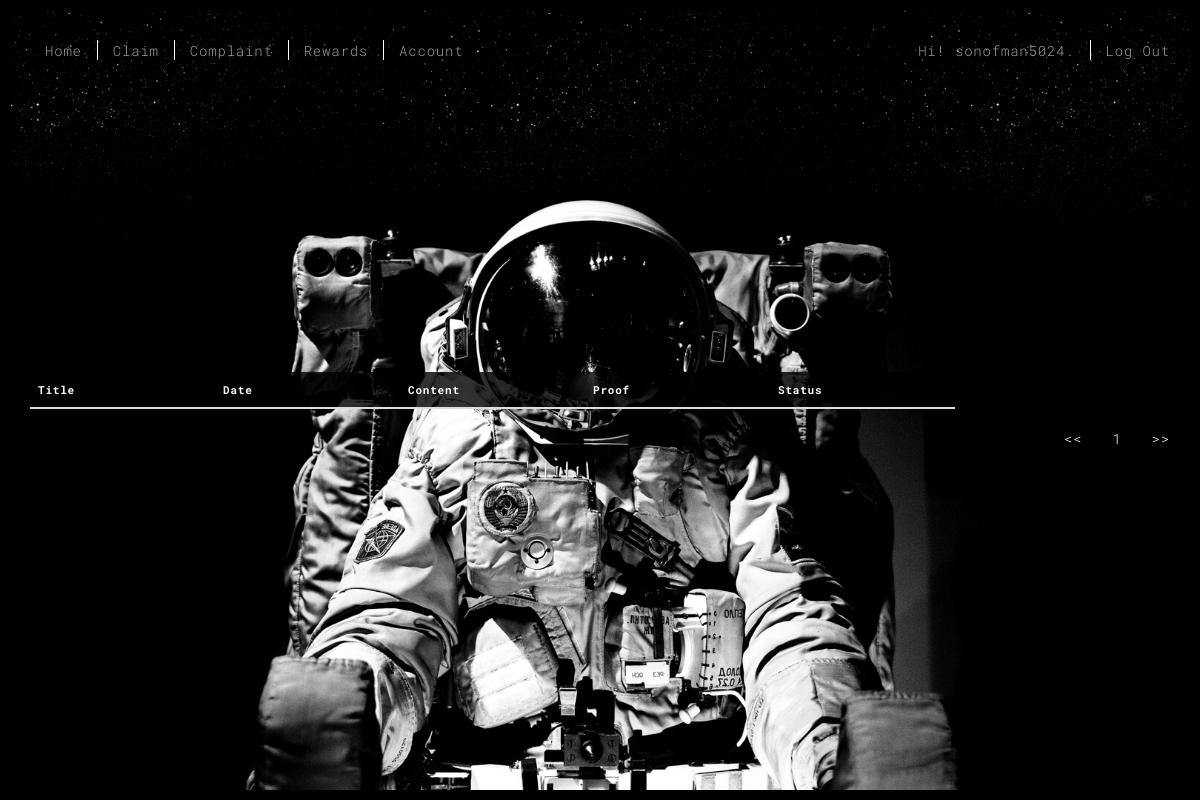
Before: /account/account_info/3 (signed in) with the older database file.
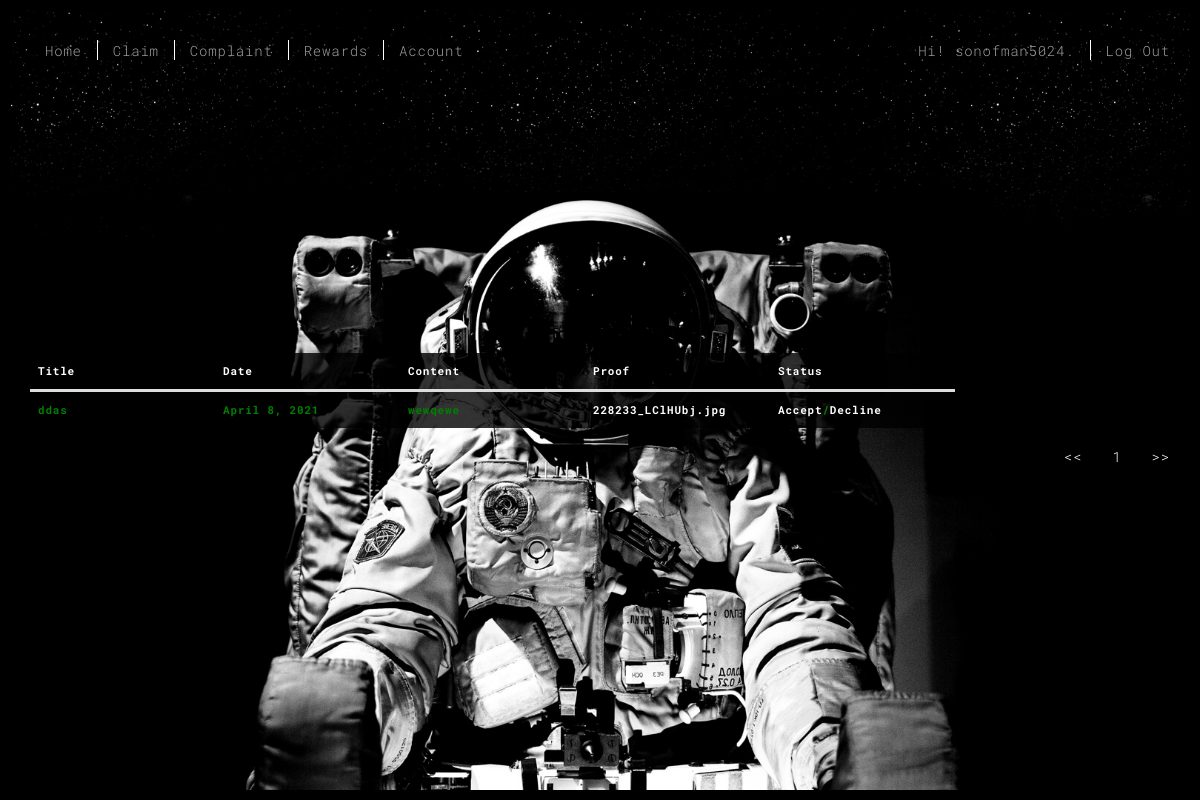
After: the same page with the newer database file.
### claim/models.py (models this page shows, shortened)
class ClaimList(models.Model):
    NEW = 'NEW'
    ACCEPTED = 'Accepted'
    DECLINED = 'Declined'
    APPROVAL_STATUS_CHOICES = [
        (ACCEPTED, 'Accepted'),
        (DECLINED, 'Declined'),
        (NEW, 'New Claim'),
    ]
    user = models.ForeignKey(User, on_delete=models.CASCADE, default=None)
    claim_title = models.CharField(max_length=20, )
    filed_date = models.DateField(default = date.today)
    content = models.CharField(max_length=100)
    status = models.CharField(max_length=10, choices=APPROVAL_STATUS_CHOICES, default=NEW)
    uploads = models.FileField(upload_to="uploads/")

### account/views.py (the view)
# urls.py: path('account_info/<kid_id>', views.kid_claim, name = 'kid_claim'),
@parent_required
def kid_claim(request, kid_id):
    request.session['kid_id']=kid_id
    if Kid.objects.get(user=kid_id).parent == request.user:
        active_claims = ClaimList.objects.filter(user=kid_id, status='NEW')
        paginator= Paginator(active_claims, 10)
        page = request.GET.get("page")
        active_claims = paginator.get_page(page)
        return render(request, "kid_claim.html", {'active_claims':active_claims} )
    else:
        return redirect('access_denied')

### claim/templatetags/custom_extras.py (called while the page is built)
@register.filter(name='trim')
def trim(text, s=None, e=None, j=None):
    return text[s:e:j]

### user_app/decorator.py (called while the page is built)
def parent_required(function=None, redirect_field_name=REDIRECT_FIELD_NAME, login_url='login'):
    actual_decorator = user_passes_test(
        lambda u: u.is_authenticated and u.is_active and u.is_parent,
        login_url=login_url,
        redirect_field_name=redirect_field_name
    )
    if function:
        return actual_decorator(function)
    return actual_decorator

### account/templates/kid_claim.html (shortened to what this page needs)
{% extends 'base.html' %}
{% load static %}
{% load custom_extras %}
{% block table %}
        <table class="table" style="color: green">
            <thead>
                <tr>
                    <th>Title</th>
                    <th>Date</th>
                    <th>Content</th>
                    <th>Proof</th>
                    <th>Status</th>
                </tr>
            </thead>
            <tbody>
                {% for obj in active_claims%}
                <tr>
                    <td>{{ obj.claim_title}}</td>
                    <td>{{ obj.filed_date}}</td>
                    <td>{{ obj.content}}</td>
                    <td><a href="{{ obj.uploads.url }}">{{ obj.uploads.name|trim:8}}</a></td>
                    <td><a href="{% url 'accept' obj.id %}">Accept</a>/<a href="{% url 'decline' obj.id %}">Decline</a></td>
                </tr>
                 {%endfor%}
            </tbody>
        </table>
        <ul class="nav navbar-nav navbar-right">
            <li class="page-item"><a class="page-link" href="?page=1" tabindex="-1" aria-disabled="true"><<</a></li>
            <li class="page-item"><a class="page-link" href="?page={{ active_claims.number }}">{{ active_claims.number }}</a></li>
            <li class="page-item"><a class="page-link" href="?page={{ active_claims.paginator.num_pages}}">>></a>
            </li>
        </ul>
{%endblock table%}

Changed rows visible on the page:
added ClaimList: claim_title "ddas", filed_date "April 8, 2021", content "wewqewe", uploads.name "228233_LClHUbj.jpg"
